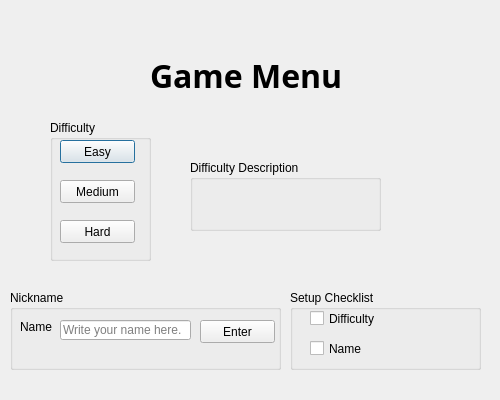
<?xml version="1.0" encoding="UTF-8"?>
<ui version="4.0">
 <class>settingMenu</class>
 <widget class="QDialog" name="settingMenu">
  <property name="geometry">
   <rect>
    <x>0</x>
    <y>0</y>
    <width>500</width>
    <height>400</height>
   </rect>
  </property>
  <property name="windowTitle">
   <string>Dialog</string>
  </property>
  <widget class="QLabel" name="menuTitle">
   <property name="geometry">
    <rect>
     <x>150</x>
     <y>50</y>
     <width>201</width>
     <height>51</height>
    </rect>
   </property>
   <property name="font">
    <font>
     <family>Berlin Sans FB</family>
     <pointsize>24</pointsize>
     <weight>75</weight>
     <bold>true</bold>
    </font>
   </property>
   <property name="text">
    <string>Game Menu</string>
   </property>
  </widget>
  <widget class="QGroupBox" name="groupBoxDifficulty">
   <property name="geometry">
    <rect>
     <x>50</x>
     <y>120</y>
     <width>101</width>
     <height>141</height>
    </rect>
   </property>
   <property name="title">
    <string>Difficulty</string>
   </property>
   <widget class="QPushButton" name="easyButton">
    <property name="geometry">
     <rect>
      <x>10</x>
      <y>20</y>
      <width>75</width>
      <height>23</height>
     </rect>
    </property>
    <property name="text">
     <string>Easy</string>
    </property>
   </widget>
   <widget class="QPushButton" name="mediumButton">
    <property name="geometry">
     <rect>
      <x>10</x>
      <y>60</y>
      <width>75</width>
      <height>23</height>
     </rect>
    </property>
    <property name="text">
     <string>Medium</string>
    </property>
   </widget>
   <widget class="QPushButton" name="hardButton">
    <property name="geometry">
     <rect>
      <x>10</x>
      <y>100</y>
      <width>75</width>
      <height>23</height>
     </rect>
    </property>
    <property name="text">
     <string>Hard</string>
    </property>
   </widget>
  </widget>
  <widget class="QGroupBox" name="groupBoxName">
   <property name="geometry">
    <rect>
     <x>10</x>
     <y>290</y>
     <width>271</width>
     <height>80</height>
    </rect>
   </property>
   <property name="title">
    <string>Nickname</string>
   </property>
   <widget class="QLabel" name="label">
    <property name="geometry">
     <rect>
      <x>10</x>
      <y>30</y>
      <width>46</width>
      <height>13</height>
     </rect>
    </property>
    <property name="text">
     <string>Name</string>
    </property>
   </widget>
   <widget class="QLineEdit" name="nameLine">
    <property name="geometry">
     <rect>
      <x>50</x>
      <y>30</y>
      <width>131</width>
      <height>20</height>
     </rect>
    </property>
    <property name="text">
     <string/>
    </property>
    <property name="placeholderText">
     <string>Write your name here.</string>
    </property>
   </widget>
   <widget class="QPushButton" name="nameButton">
    <property name="geometry">
     <rect>
      <x>190</x>
      <y>30</y>
      <width>75</width>
      <height>23</height>
     </rect>
    </property>
    <property name="text">
     <string>Enter</string>
    </property>
   </widget>
  </widget>
  <widget class="QGroupBox" name="groupBoxDifficultyDescription">
   <property name="geometry">
    <rect>
     <x>190</x>
     <y>160</y>
     <width>191</width>
     <height>71</height>
    </rect>
   </property>
   <property name="title">
    <string>Difficulty Description</string>
   </property>
   <widget class="QLabel" name="difficultyLabel">
    <property name="geometry">
     <rect>
      <x>20</x>
      <y>30</y>
      <width>151</width>
      <height>21</height>
     </rect>
    </property>
    <property name="font">
     <font>
      <family>Berlin Sans FB</family>
      <pointsize>12</pointsize>
      <weight>75</weight>
      <bold>true</bold>
     </font>
    </property>
    <property name="text">
     <string/>
    </property>
   </widget>
  </widget>
  <widget class="QGroupBox" name="groupBoxChecklist">
   <property name="geometry">
    <rect>
     <x>290</x>
     <y>290</y>
     <width>191</width>
     <height>80</height>
    </rect>
   </property>
   <property name="title">
    <string>Setup Checklist</string>
   </property>
   <widget class="QCheckBox" name="checkDifficulty">
    <property name="geometry">
     <rect>
      <x>20</x>
      <y>20</y>
      <width>70</width>
      <height>17</height>
     </rect>
    </property>
    <property name="text">
     <string>Difficulty</string>
    </property>
    <property name="checked">
     <bool>false</bool>
    </property>
    <property name="autoRepeat">
     <bool>false</bool>
    </property>
   </widget>
   <widget class="QCheckBox" name="checkName">
    <property name="geometry">
     <rect>
      <x>20</x>
      <y>50</y>
      <width>70</width>
      <height>17</height>
     </rect>
    </property>
    <property name="text">
     <string>Name</string>
    </property>
   </widget>
  </widget>
  <widget class="QLabel" name="nameLabel">
   <property name="geometry">
    <rect>
     <x>10</x>
     <y>10</y>
     <width>481</width>
     <height>21</height>
    </rect>
   </property>
   <property name="font">
    <font>
     <family>Berlin Sans FB</family>
     <pointsize>10</pointsize>
     <weight>75</weight>
     <bold>true</bold>
    </font>
   </property>
   <property name="text">
    <string/>
   </property>
  </widget>
 </widget>
 <resources/>
 <connections/>
</ui>
